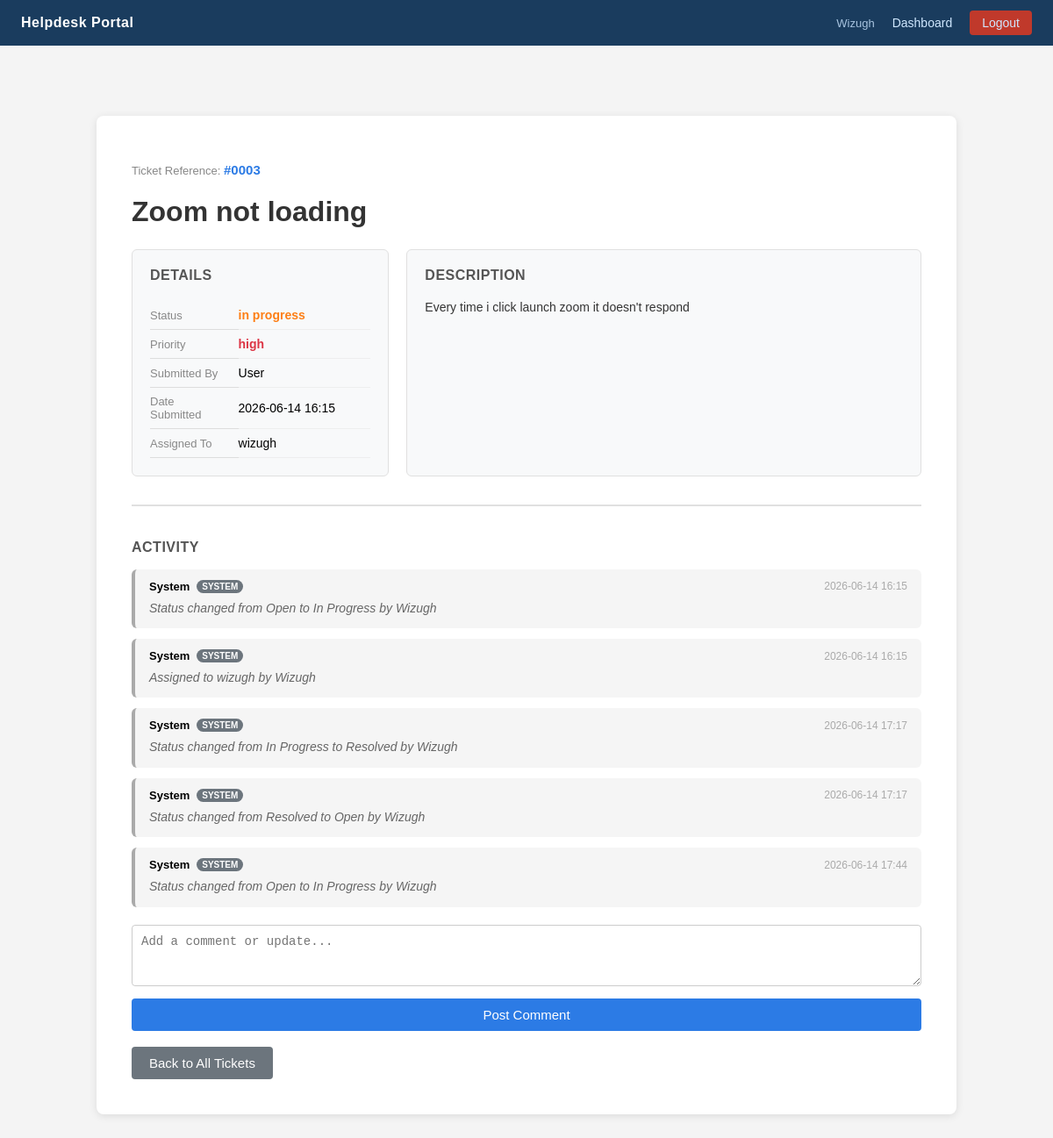
The page /ticket/3 (signed in) on the database its author committed.
### tables this page shows
CREATE TABLE tickets (
            id INTEGER PRIMARY KEY AUTOINCREMENT,
            title TEXT NOT NULL,
            description TEXT NOT NULL,
            priority TEXT NOT NULL DEFAULT 'low',
            status TEXT NOT NULL DEFAULT 'open',
            created_by TEXT NOT NULL,
            date TEXT NOT NULL
        , assigned_to TEXT DEFAULT NULL);

CREATE TABLE comments (
            id INTEGER PRIMARY KEY AUTOINCREMENT,
            ticket_id INTEGER NOT NULL,
            author TEXT NOT NULL,
            body TEXT NOT NULL,
            date TEXT NOT NULL,
            FOREIGN KEY (ticket_id) REFERENCES tickets(id)
        );

### app.py (the view)
@app.route('/ticket/<int:ticket_id>')
def ticket_detail(ticket_id):
    if 'user' not in session:
        return redirect(url_for('login'))
    conn = get_db()
    ticket = conn.execute(
        'SELECT * FROM tickets WHERE id = ?', (ticket_id,)
    ).fetchone()
    if ticket is None:
        conn.close()
        return 'Ticket not found', 404
    if session['role'] != 'admin' and ticket['created_by'] != session['user']:
        conn.close()
        return 'Access denied', 403
    comments = conn.execute(
        'SELECT * FROM comments WHERE ticket_id = ? ORDER BY date ASC',
        (ticket_id,)
    ).fetchall()
    conn.close()
    return render_template('ticket_detail.html', ticket=ticket, comments=comments)

### app.py (called while the page is built)
def get_db():
    conn = sqlite3.connect(DB_PATH)
    conn.row_factory = sqlite3.Row
    conn.execute("PRAGMA foreign_keys = ON")
    return conn

### templates/ticket_detail.html (shortened to what this page needs)
{% extends 'base.html' %}
{% block content %}
<div class="container wide">
    <p class="ticket-ref">Ticket Reference: <strong>#{{ '%04d'|format(ticket['id']) }}</strong></p>
    <h1>{{ ticket['title'] }}</h1>
    <div class="detail-grid">
        <div class="detail-card">
            <h2>Details</h2>
            <table class="detail-table">
                <tr>
                    <th>Status</th>
                    <td class="status-{{ ticket['status'].replace(' ', '-') }}">{{ ticket['status'] }}</td>
                </tr>
                <tr>
                    <th>Priority</th>
                    <td class="priority-{{ ticket['priority'] }}">{{ ticket['priority'] }}</td>
                </tr>
                <tr>
                    <th>Submitted By</th>
                    <td>{{ ticket['created_by'] }}</td>
                </tr>
                <tr>
                    <th>Date Submitted</th>
                    <td>{{ ticket['date'] }}</td>
                </tr>
                <tr>
                    <th>Assigned To</th>
                    <td>{{ ticket['assigned_to'] or 'Unassigned' }}</td>
                </tr>
            </table>
        </div>
        <div class="detail-card">
            <h2>Description</h2>
            <p class="description-box">{{ ticket['description'] }}</p>
        </div>
    </div>
    <div class="comments-section">
        <h2>Activity</h2>
        {% if comments %}
            {% for comment in comments %}
            {% if comment['author'] == 'System' %}
                {% set bubble_class = 'comment-system' %}
            {% elif comment['author'] == ticket['created_by'] %}
                {% set bubble_class = 'comment-user' %}
            {% else %}
                {% set bubble_class = 'comment-agent' %}
            {% endif %}
            <div class="comment-bubble {{ bubble_class }}">
                <div class="comment-meta">
                    <strong>{{ comment['author'] }}</strong>
                    {% if comment['author'] == 'System' %}
                        <span class="system-badge">System</span>
                    {% elif comment['author'] != ticket['created_by'] %}
                        <span class="agent-badge">Agent</span>
                    {% endif %}
                    <span class="comment-date">{{ comment['date'] }}</span>
                </div>
                <p class="comment-body">{{ comment['body'] }}</p>
            </div>
            {% endfor %}
        {% else %}
            <p class="no-comments">No activity yet.</p>
        {% endif %}
        {% if ticket['status'] != 'closed' %}
        <form method="POST" action="/ticket/{{ ticket['id'] }}/comment" class="comment-form">
            <textarea name="body" rows="3" placeholder="Add a comment or update..." required></textarea>
            <button type="submit" class="btn">Post Comment</button>
        </form>
        {% else %}
        <p class="ticket-closed-notice">This ticket is closed. No further replies can be added.</p>
        {% endif %}
    </div>
    <br>
    {% if session['role'] == 'admin' %}
        <a href="/admin/tickets" class="btn-secondary">Back to All Tickets</a>
    {% else %}
        <a href="/mytickets" class="btn-secondary">Back to My Tickets</a>
    {% endif %}
</div>
{% endblock %}

### templates/base.html (shortened to what this page needs)
<!DOCTYPE html>
<html>
<head>
    <link rel="stylesheet" href="{{ url_for('static', filename='style.css') }}">
</head>
<body>
    {% if session.get('user') %}
    <nav class="topnav">
        <span class="topnav-brand">Helpdesk Portal</span>
        <div class="topnav-right">
            <span class="topnav-user">{{ session['user'] }}</span>
            {% if session['role'] == 'admin' %}
                <a href="/admin">Dashboard</a>
            {% else %}
                <a href="/dashboard">Dashboard</a>
            {% endif %}
            <a href="/logout" class="topnav-logout">Logout</a>
        </div>
    </nav>
    {% endif %}
    {% block content %}{% endblock %}
</body>
</html>

### static/style.css (style rules this page uses)
body { font-family: Arial, sans-serif; background-color: #f4f4f4; margin: 0; padding: 0; }
.container { max-width: 500px; margin: 80px auto; background: white; padding: 40px; border-radius: 8px; box-shadow: 0 2px 10px rgba(0,0,0,0.1); }
.container.wide { max-width: 900px; }
.topnav { background-color: #1a3c5e; color: white; padding: 0 24px; height: 52px; display: flex; align-items: center; justify-content: space-between; }
.topnav-brand { font-weight: bold; font-size: 16px; letter-spacing: 0.5px; }
.topnav-right { display: flex; align-items: center; gap: 20px; }
.topnav-user { font-size: 13px; color: #a8c4e0; }
.topnav a { color: #d0e8ff; text-decoration: none; font-size: 14px; }
.topnav-logout { background-color: #c0392b; padding: 6px 14px; border-radius: 4px; font-size: 13px; }
h1 { margin-bottom: 24px; color: #333; }
a { color: #2c7be5; }
textarea { width: 100%; padding: 10px; margin-bottom: 16px; border: 1px solid #ccc; border-radius: 4px; font-size: 14px; box-sizing: border-box; resize: vertical; }
button { width: 100%; padding: 10px; background-color: #2c7be5; color: white; border: none; border-radius: 4px; font-size: 16px; cursor: pointer; }
.btn { display: inline-block; padding: 10px 20px; background-color: #2c7be5; color: white; border-radius: 4px; text-decoration: none; font-size: 15px; }
.btn-secondary { display: inline-block; padding: 10px 20px; background-color: #6c757d; color: white; border-radius: 4px; text-decoration: none; font-size: 15px; }
.priority-high { color: #dc3545; font-weight: bold; }
.status-in-progress { color: #fd7e14; font-weight: bold; }
table { width: 100%; border-collapse: collapse; margin-top: 20px; }
th, td { padding: 12px; text-align: left; border-bottom: 1px solid #ddd; font-size: 14px; }
th { background-color: #f4f4f4; font-weight: bold; }
.ticket-ref { color: #888; font-size: 13px; margin-bottom: 4px; }
.ticket-ref strong { color: #2c7be5; font-size: 15px; }
.detail-grid { display: grid; grid-template-columns: 1fr 2fr; gap: 20px; margin-top: 24px; }
.detail-card { background: #f8f9fa; border: 1px solid #e0e0e0; border-radius: 6px; padding: 20px; }
.detail-card h2 { margin-top: 0; margin-bottom: 16px; font-size: 16px; color: #555; text-transform: uppercase; letter-spacing: 0.5px; }
.detail-table { width: 100%; border-collapse: collapse; }
.detail-table th { text-align: left; padding: 8px 12px 8px 0; color: #888; font-size: 13px; font-weight: normal; width: 40%; background: none; }
.detail-table td { padding: 8px 0; font-size: 14px; border-bottom: 1px solid #eee; }
.description-box { font-size: 14px; line-height: 1.7; color: #333; white-space: pre-wrap; margin: 0; }
.comments-section { margin-top: 32px; border-top: 2px solid #e0e0e0; padding-top: 24px; }
.comments-section h2 { font-size: 16px; color: #555; text-transform: uppercase; letter-spacing: 0.5px; margin-bottom: 16px; }
.comment-bubble { border-radius: 6px; padding: 12px 16px; margin-bottom: 12px; border-left: 4px solid #ccc; }
.comment-system { background-color: #f5f5f5; border-left-color: #aaa; }
.comment-system .comment-body { color: #666; font-style: italic; }
.comment-meta { display: flex; align-items: center; gap: 8px; margin-bottom: 6px; font-size: 13px; }
.comment-date { color: #aaa; font-size: 12px; margin-left: auto; }
.comment-body { margin: 0; font-size: 14px; line-height: 1.6; color: #333; white-space: pre-wrap; }
.comment-form { margin-top: 20px; }
.comment-form textarea { margin-bottom: 10px; }
.system-badge { background-color: #6c757d; color: white; font-size: 10px; padding: 2px 6px; border-radius: 10px; font-weight: bold; text-transform: uppercase; }

### rows shown on the page
tickets: user "Wizugh", id "0003", title "Zoom not loading", status "in progress", priority "high", created_by "User", date "2026-06-14 16:15", assigned_to "wizugh", description "Every time i click launch zoom it doesn't respond"
comments: author "System", shows "SYSTEM", date "2026-06-14 16:15", body "Status changed from Open to In Progress by Wizugh"
comments: author "System", shows "SYSTEM", date "2026-06-14 16:15", body "Assigned to wizugh by Wizugh"
comments: author "System", shows "SYSTEM", date "2026-06-14 17:17", body "Status changed from In Progress to Resolved by Wizugh"
comments: author "System", shows "SYSTEM", date "2026-06-14 17:17", body "Status changed from Resolved to Open by Wizugh"
comments: author "System", shows "SYSTEM", date "2026-06-14 17:44", body "Status changed from Open to In Progress by Wizugh"
